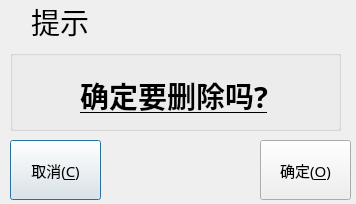
<?xml version="1.0" encoding="UTF-8"?>
<ui version="4.0">
 <class>ErrorDialog</class>
 <widget class="QDialog" name="ErrorDialog">
  <property name="geometry">
   <rect>
    <x>0</x>
    <y>0</y>
    <width>356</width>
    <height>204</height>
   </rect>
  </property>
  <property name="windowTitle">
   <string>Dialog</string>
  </property>
  <property name="modal">
   <bool>true</bool>
  </property>
  <widget class="QWidget" name="widget_title" native="true">
   <property name="geometry">
    <rect>
     <x>0</x>
     <y>0</y>
     <width>355</width>
     <height>40</height>
    </rect>
   </property>
   <property name="sizePolicy">
    <sizepolicy hsizetype="Preferred" vsizetype="Fixed">
     <horstretch>0</horstretch>
     <verstretch>0</verstretch>
    </sizepolicy>
   </property>
   <property name="minimumSize">
    <size>
     <width>100</width>
     <height>28</height>
    </size>
   </property>
   <layout class="QHBoxLayout" name="horizontalLayout_2">
    <property name="spacing">
     <number>0</number>
    </property>
    <property name="margin">
     <number>0</number>
    </property>
    <item>
     <widget class="QLabel" name="lab_Ico">
      <property name="sizePolicy">
       <sizepolicy hsizetype="Minimum" vsizetype="Preferred">
        <horstretch>0</horstretch>
        <verstretch>0</verstretch>
       </sizepolicy>
      </property>
      <property name="minimumSize">
       <size>
        <width>31</width>
        <height>0</height>
       </size>
      </property>
      <property name="text">
       <string/>
      </property>
      <property name="alignment">
       <set>Qt::AlignCenter</set>
      </property>
     </widget>
    </item>
    <item>
     <widget class="QLabel" name="lab_Title">
      <property name="sizePolicy">
       <sizepolicy hsizetype="Expanding" vsizetype="Preferred">
        <horstretch>0</horstretch>
        <verstretch>0</verstretch>
       </sizepolicy>
      </property>
      <property name="font">
       <font>
        <family>微软雅黑</family>
        <pointsize>10</pointsize>
        <weight>50</weight>
        <italic>false</italic>
        <bold>false</bold>
       </font>
      </property>
      <property name="styleSheet">
       <string notr="true">font: 10pt &quot;微软雅黑&quot;;</string>
      </property>
      <property name="text">
       <string>&lt;html&gt;&lt;head/&gt;&lt;body&gt;&lt;p&gt;&lt;span style=&quot; font-size:22pt;&quot;&gt;提示&lt;/span&gt;&lt;/p&gt;&lt;/body&gt;&lt;/html&gt;</string>
      </property>
      <property name="alignment">
       <set>Qt::AlignLeading|Qt::AlignLeft|Qt::AlignVCenter</set>
      </property>
     </widget>
    </item>
    <item>
     <widget class="QWidget" name="widget_menu" native="true">
      <property name="sizePolicy">
       <sizepolicy hsizetype="Minimum" vsizetype="Preferred">
        <horstretch>0</horstretch>
        <verstretch>0</verstretch>
       </sizepolicy>
      </property>
      <layout class="QHBoxLayout" name="horizontalLayout">
       <property name="spacing">
        <number>0</number>
       </property>
       <property name="margin">
        <number>0</number>
       </property>
      </layout>
     </widget>
    </item>
   </layout>
  </widget>
  <widget class="QWidget" name="widget_main" native="true">
   <property name="geometry">
    <rect>
     <x>0</x>
     <y>40</y>
     <width>355</width>
     <height>162</height>
    </rect>
   </property>
   <property name="styleSheet">
    <string notr="true">font: 11pt &quot;微软雅黑&quot;;</string>
   </property>
   <widget class="QGroupBox" name="groupBox">
    <property name="geometry">
     <rect>
      <x>10</x>
      <y>10</y>
      <width>331</width>
      <height>81</height>
     </rect>
    </property>
    <property name="title">
     <string/>
    </property>
    <widget class="QLabel" name="labIcoMain">
     <property name="geometry">
      <rect>
       <x>10</x>
       <y>10</y>
       <width>45</width>
       <height>45</height>
      </rect>
     </property>
     <property name="styleSheet">
      <string notr="true">border-image: url(:/image/info.png);</string>
     </property>
     <property name="text">
      <string/>
     </property>
    </widget>
    <widget class="QLabel" name="labInfo">
     <property name="geometry">
      <rect>
       <x>70</x>
       <y>10</y>
       <width>261</width>
       <height>71</height>
      </rect>
     </property>
     <property name="font">
      <font>
       <family>微软雅黑</family>
       <pointsize>11</pointsize>
       <weight>50</weight>
       <italic>false</italic>
       <bold>false</bold>
      </font>
     </property>
     <property name="text">
      <string>&lt;html&gt;&lt;head/&gt;&lt;body&gt;&lt;p&gt;&lt;span style=&quot; font-size:22pt; font-weight:600; text-decoration: underline;&quot;&gt;确定要删除吗?&lt;/span&gt;&lt;/p&gt;&lt;/body&gt;&lt;/html&gt;</string>
     </property>
     <property name="scaledContents">
      <bool>false</bool>
     </property>
     <property name="wordWrap">
      <bool>true</bool>
     </property>
    </widget>
   </widget>
   <widget class="QPushButton" name="btnCancel">
    <property name="geometry">
     <rect>
      <x>10</x>
      <y>100</y>
      <width>91</width>
      <height>60</height>
     </rect>
    </property>
    <property name="sizePolicy">
     <sizepolicy hsizetype="Maximum" vsizetype="Maximum">
      <horstretch>0</horstretch>
      <verstretch>0</verstretch>
     </sizepolicy>
    </property>
    <property name="minimumSize">
     <size>
      <width>80</width>
      <height>60</height>
     </size>
    </property>
    <property name="font">
     <font>
      <family>微软雅黑</family>
      <pointsize>11</pointsize>
      <weight>50</weight>
      <italic>false</italic>
      <bold>false</bold>
     </font>
    </property>
    <property name="cursor">
     <cursorShape>PointingHandCursor</cursorShape>
    </property>
    <property name="focusPolicy">
     <enum>Qt::StrongFocus</enum>
    </property>
    <property name="styleSheet">
     <string notr="true"/>
    </property>
    <property name="text">
     <string>取消(&amp;C)</string>
    </property>
    <property name="icon">
     <iconset resource="../rc.qrc">
      <normaloff>:/image/delete.png</normaloff>:/image/delete.png</iconset>
    </property>
    <property name="iconSize">
     <size>
      <width>20</width>
      <height>20</height>
     </size>
    </property>
   </widget>
   <widget class="QPushButton" name="btnOk">
    <property name="geometry">
     <rect>
      <x>260</x>
      <y>100</y>
      <width>91</width>
      <height>60</height>
     </rect>
    </property>
    <property name="sizePolicy">
     <sizepolicy hsizetype="Maximum" vsizetype="Maximum">
      <horstretch>0</horstretch>
      <verstretch>0</verstretch>
     </sizepolicy>
    </property>
    <property name="minimumSize">
     <size>
      <width>80</width>
      <height>60</height>
     </size>
    </property>
    <property name="font">
     <font>
      <family>微软雅黑</family>
      <pointsize>11</pointsize>
      <weight>50</weight>
      <italic>false</italic>
      <bold>false</bold>
     </font>
    </property>
    <property name="cursor">
     <cursorShape>PointingHandCursor</cursorShape>
    </property>
    <property name="focusPolicy">
     <enum>Qt::StrongFocus</enum>
    </property>
    <property name="styleSheet">
     <string notr="true"/>
    </property>
    <property name="text">
     <string>确定(&amp;O)</string>
    </property>
    <property name="icon">
     <iconset resource="../rc.qrc">
      <normaloff>:/image/update.png</normaloff>:/image/update.png</iconset>
    </property>
    <property name="iconSize">
     <size>
      <width>20</width>
      <height>20</height>
     </size>
    </property>
   </widget>
   <zorder>btnCancel</zorder>
   <zorder>btnOk</zorder>
   <zorder>groupBox</zorder>
  </widget>
 </widget>
 <resources>
  <include location="../rc.qrc"/>
 </resources>
 <connections/>
</ui>
